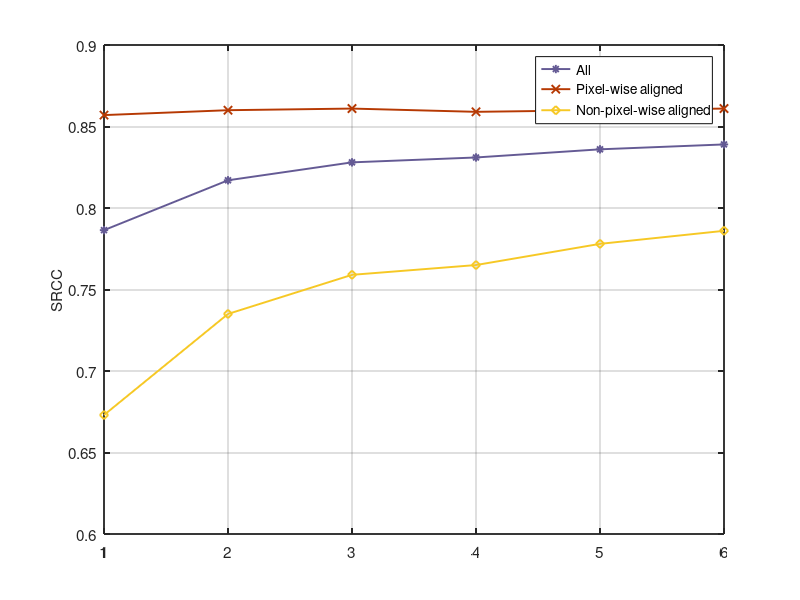

Reproduce this figure in MATLAB.
function  zhexian()
figure('Position',  [400,500,430,270])
x=[1,2,3,4,5,6];%x轴上的数据，第一个值代表数据开始，第二个值代表间隔，第三个值代表终止
a=[0.7864,0.817,0.828,0.831,0.836,0.839]; %a数据y值
b=[0.857,0.860,0.861,0.859,0.860,0.861]; %b数据y值
c=[0.673,0.735,0.759,0.765,0.778,0.786]
grid on;
box on;
hold on;
set(gca,'xtick',0:1:8,'FontSize',11,'Fontname', 'Helvetica','LineWidth',1.3);
plot(x, a,  'color', [100,90,148]/255, 'Marker', '*','LineWidth',1.4 );
plot(x, b,  'color', [182,57,3]/255, 'Marker', 'x' ,'LineWidth',1.4);
plot(x, c,  'color', [246,200,37]/255, 'Marker', 'd' ,'LineWidth',1.4);
% plot(x,a,'-*g',x,b,'-or'); %线性，颜色，标记
% axis([0,6,0,700])  %确定x轴与y轴框图大小
% xticks(0:0.5:4.5)
% xticklabels({'1*1','3*3','5*5','7*7','9*9','11*11','13*13','15*15'})
% xticklabels({'1' ,'2','3','4','5','6','7','8','9','10'})
set(gca,'ytick',0.6:0.05:0.9,'FontSize',11,'Fontname', 'Helvetica','LineWidth',1.3);


H=legend({'All','Pixel-wise aligned','Non-pixel-wise aligned'});   %右上角标注
set(H,'Orientation','vertical','LineWidth',0.8)
ylabel("SRCC", 'FontSize', 11, 'Fontname', 'Helvetica','LineWidth',1.3)
% xlabel("Visual CD (\DeltaV) in CIELAB", 'FontSize', 11, 'Fontname', 'Helvetica','LineWidth',1.3)
% 
% asix([1 8 0.6 0.9])
xlim=([0,8])
ylim([0.6,0.9])


%0.3725,0.7411,0.7411
%0.898,0.749,0.2745
end

